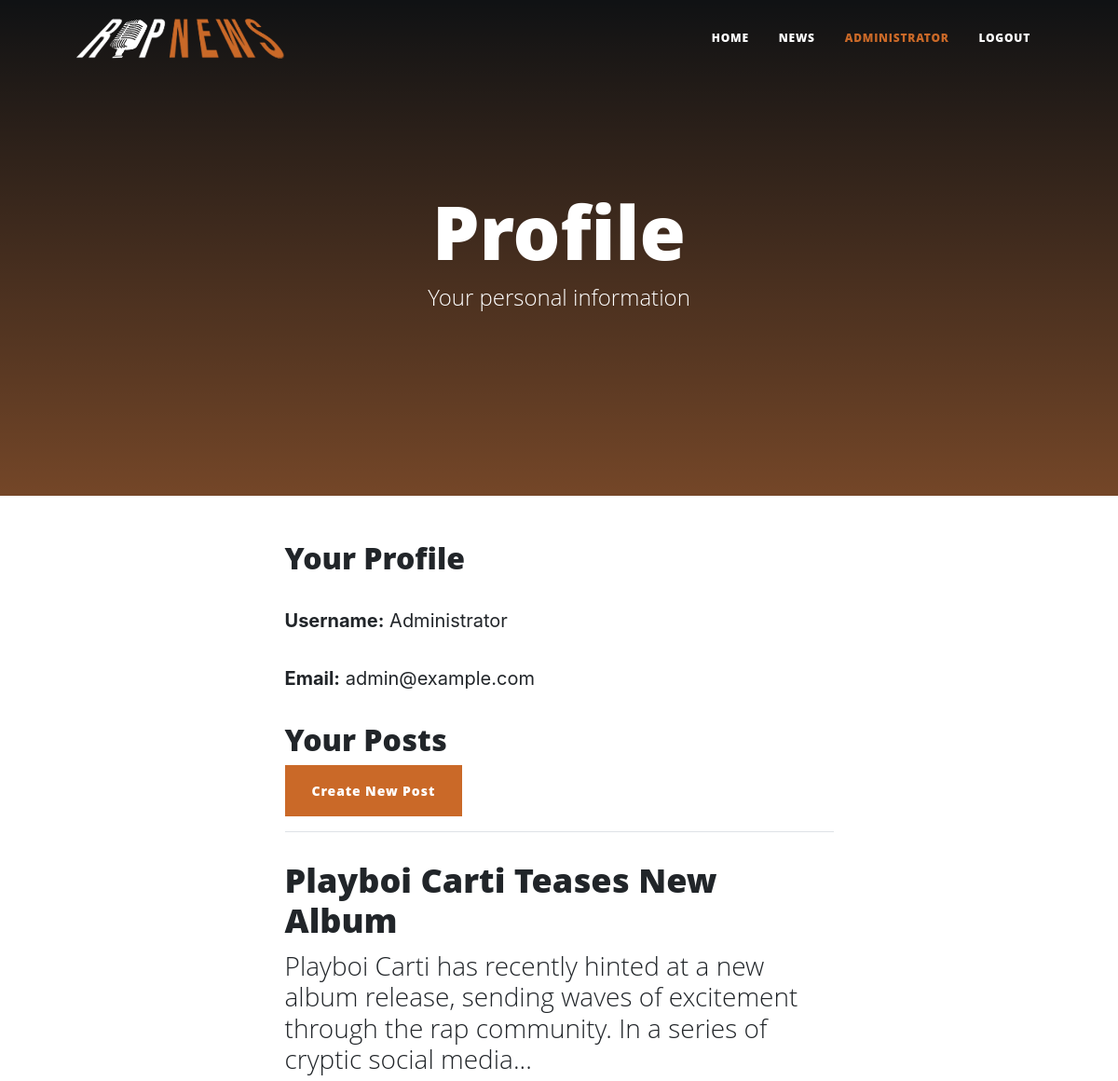
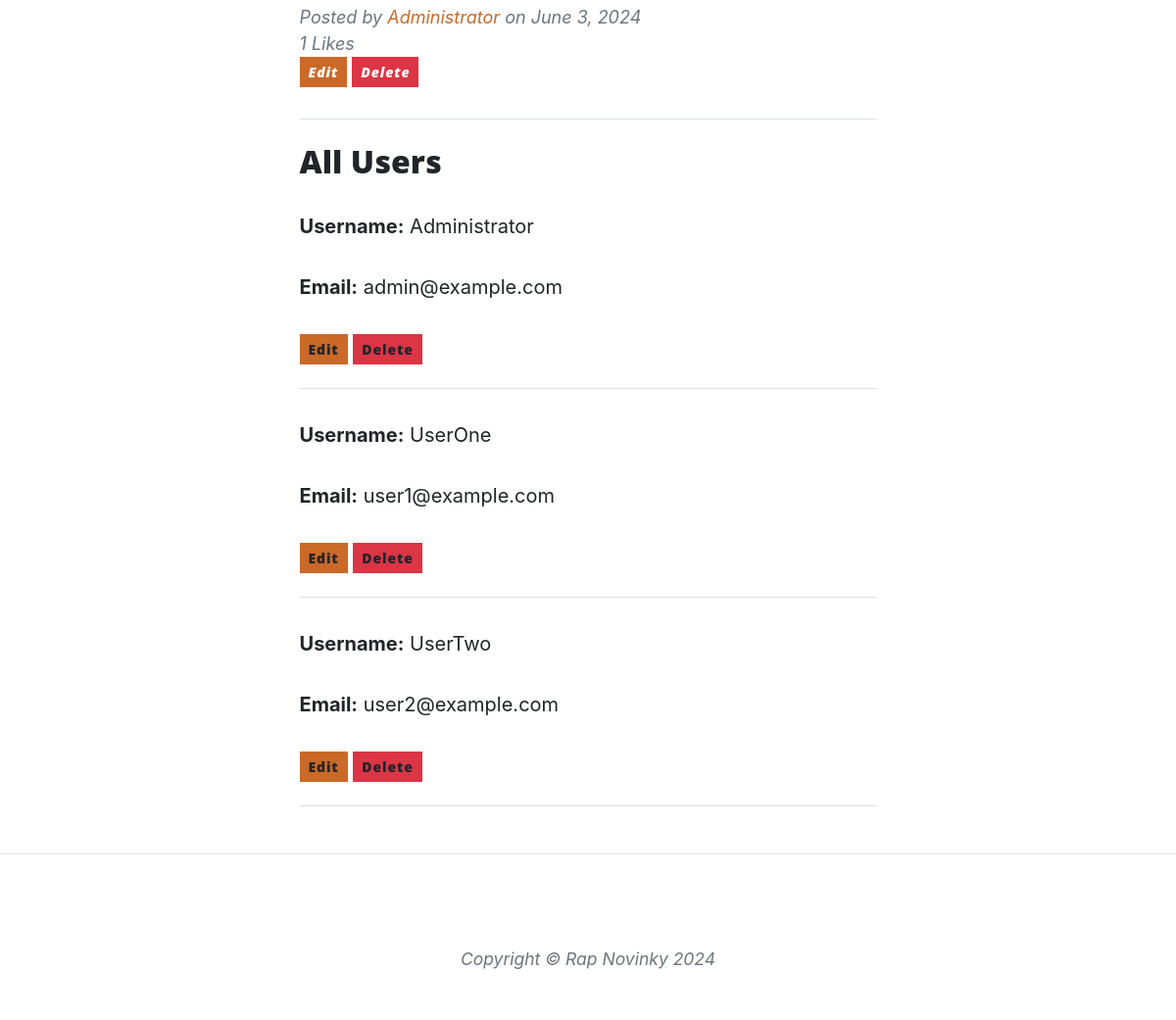
The app's page /profile.php (signed in) with its own data (2 pictures, top to bottom).
### tables this page shows
CREATE TABLE `users` (
  `user_id` int(11) NOT NULL,
  `username` varchar(50) NOT NULL,
  `email` varchar(100) NOT NULL,
  `password` varchar(255) NOT NULL,
  `role` enum('user','admin') DEFAULT 'user'
);

CREATE TABLE `posts` (
  `post_id` int(11) NOT NULL,
  `user_id` int(11) DEFAULT NULL,
  `title` varchar(255) NOT NULL,
  `category` varchar(50) NOT NULL,
  `subcategory` varchar(50) DEFAULT NULL,
  `post_date` datetime DEFAULT current_timestamp(),
  `image_url` varchar(255) DEFAULT NULL,
  `content` text NOT NULL,
  `likes` int(11) DEFAULT 0
);

### profile.php (the view, shortened to what this page needs)
<?php
$db = new Database("localhost", "root", "", "rapnews_database");
$conn = $db->connect();
$user_id = $_SESSION['user_id'];
$query = "SELECT username, email, role FROM users WHERE user_id=?";
$stmt = $conn->prepare($query);
$stmt->bind_param("i", $user_id);
$stmt->execute();
$result = $stmt->get_result();
$user = $result->fetch_assoc();
function truncate($text, $chars = 100) {
    $text = substr($text, 0, $chars);
    if (substr($text, -1) != ' ') {
        $text = substr($text, 0, strrpos($text, ' '));
    }
    return $text . '...';
}
?>
<!DOCTYPE html>
<html lang="en">
<head>
    <link rel="stylesheet" href="css/styles.css" />
</head>
<body>
    <?php
    $navPath = __DIR__ . '/include/navigation.php';
    if (file_exists($navPath) && is_readable($navPath)) {
        include $navPath;
    } else {
        echo 'Navigace není dostupná.';
    }
    ?>
    <header class="masthead" style="background: linear-gradient(180deg, black, #ca6928);">
        <div class="container position-relative px-4 px-lg-5">
            <div class="row gx-4 gx-lg-5 justify-content-center">
                <div class="col-md-10 col-lg-8 col-xl-7">
                    <div class="page-heading">
                        <h1>Profile</h1>
                        <span class="subheading">Your personal information</span>
                    </div>
                </div>
            </div>
        </div>
    </header>
    <main class="mb-4">
        <div class="container px-4 px-lg-5">
            <div class="row gx-4 gx-lg-5 justify-content-center">
                <div class="col-md-10 col-lg-8 col-xl-7">
                    <h2>Your Profile</h2>
                    <p><strong>Username:</strong> <?php echo htmlspecialchars($user['username']); ?></p>
                    <p><strong>Email:</strong> <?php echo htmlspecialchars($user['email']); ?></p>
                    <h2>Your Posts</h2>
                    <a href="create_post.php" class="btn btn-primary">Create New Post</a>
                    <hr>
                    <?php
                    $query = "SELECT posts.post_id, posts.title, posts.post_date, posts.content, posts.image_url, posts.user_id, users.username, COUNT(likes.like_id) AS like_count
                              FROM posts
                              JOIN users ON posts.user_id = users.user_id
                              LEFT JOIN likes ON posts.post_id = likes.post_id
                              WHERE posts.user_id = ?
                              GROUP BY posts.post_id
                              ORDER BY posts.post_date DESC";
                    $stmt = $conn->prepare($query);
                    $stmt->bind_param("i", $user_id);
                    $stmt->execute();
                    $result = $stmt->get_result();
                    if ($result->num_rows > 0) {
                        while ($post = $result->fetch_assoc()) : ?>
                            <div class="post-preview mb-4">
                                <a href="post.php?id=<?php echo $post['post_id']; ?>">
                                    <h2 class="post-title"><?php echo htmlspecialchars($post['title']); ?></h2>
                                    <h3 class="post-subtitle"><?php echo htmlspecialchars(truncate($post['content'], 150)); ?></h3>
                                </a>
                                <p class="post-meta">
                                    Posted by
                                    <a href="#!"><?php echo htmlspecialchars($post['username']); ?></a>
                                    on <?php echo date("F j, Y", strtotime($post['post_date'])); ?>
                                    <br>
                                    <i class="fas fa-heart mt-4"></i> <?php echo $post['like_count']; ?> Likes
                                    <br>
                                    <a href="edit_post.php?id=<?php echo $post['post_id']; ?>" class="btn btn-sm btn-primary">Edit</a>
                                    <a href="delete_post.php?id=<?php echo $post['post_id']; ?>" class="btn btn-sm btn-danger">Delete</a>
                                </p>
                            </div>
                            <hr class="my-4" />
                        <?php endwhile;
                    } else {
                        echo '<p>You have no posts.</p>';
                    }
                    if ($_SESSION['role'] === 'admin') {
                        echo '<h2>All Users</h2>';
                        $query = "SELECT user_id, username, email FROM users";
                        $result = $conn->query($query);
                        if ($result->num_rows > 0) {
                            while ($user = $result->fetch_assoc()) : ?>
                                <div class="post-preview mb-4">
                                    <p><strong>Username:</strong> <?php echo htmlspecialchars($user['username']); ?></p>
                                    <p><strong>Email:</strong> <?php echo htmlspecialchars($user['email']); ?></p>
                                    <a href="edit_profile.php?id=<?php echo $user['user_id']; ?>" class="btn btn-sm btn-primary">Edit</a>
                                    <a href="delete_profile.php?id=<?php echo $user['user_id']; ?>" class="btn btn-sm btn-danger">Delete</a>
                                    <hr class="my-4" />
                                </div>
                            <?php endwhile;
                        } else {
                            echo '<p>No users found.</p>';
                        }
                    }
                    ?>
                </div>
            </div>
        </div>
    </main>
    <footer class="border-top">
        <div class="container px-4 px-lg-5">
            <div class="row gx-4 gx-lg-5 justify-content-center">
                <div class="col-md-10 col-lg-8 col-xl-7">
                    <ul class="list-inline text-center">
                    </ul>
                    <div class="small text-center text-muted fst-italic">Copyright &copy; Rap Novinky 2024</div>
                </div>
            </div>
        </div>
    </footer>
</body>
</html>

### include/navigation.php (shortened to what this page needs)
<?php
if (isset($_SESSION['username'])) {
    $user_display = htmlspecialchars($_SESSION['username']);
    $login_state = true;
} else {
    $user_display = 'Guest';
    $login_state = false;
}
?>
<nav class="navbar navbar-expand-lg navbar" id="mainNav">
    <div class="container px-4 px-lg-5">
        <a class="navbar-brand" href="index.php"><img src="assets/img/logo.png" style="height: 50px;" alt="Rap Novinky Logo"></a>
        <div class="collapse navbar-collapse" id="navbarResponsive">
            <ul class="navbar-nav ms-auto py-4 py-lg-0">
                <li class="nav-item"><a class="nav-link px-lg-3 py-3 py-lg-4" href="index.php">Home</a></li>
                <li class="nav-item"><a class="nav-link px-lg-3 py-3 py-lg-4" href="news.php">News</a></li>
                <?php if ($login_state): ?>
                    <li class="nav-item"><a class="nav-link px-lg-3 py-3 py-lg-4" href="profile.php" style="color: #ca6928"><?php echo ($user_display); ?></a></li>
                    <li class="nav-item"><a class="nav-link px-lg-3 py-3 py-lg-4" href="logout.php">Logout</a></li>
                <?php else: ?>
                    <li class="nav-item"><a class="nav-link px-lg-3 py-3 py-lg-4" href="login.php">Login</a></li>
                    <li class="nav-item"><a class="nav-link px-lg-3 py-3 py-lg-4" href="register.php">Register</a></li>
                <?php endif; ?>
            </ul>
        </div>
    </div>
</nav>

### records on screen
users: username "Administrator", email "admin@example.com"
posts: title "Playboi Carti Teases New Album", content "Playboi Carti has recently hinted at a new album release, sending waves of excitement through the rap community. In a series of cryptic social media...", user.username "Administrator", post_date "June 3, 2024", like_count "1"
users: username "UserOne", email "user1@example.com"
users: username "UserTwo", email "user2@example.com"

### other values on screen
$user_display "ADMINISTRATOR"
